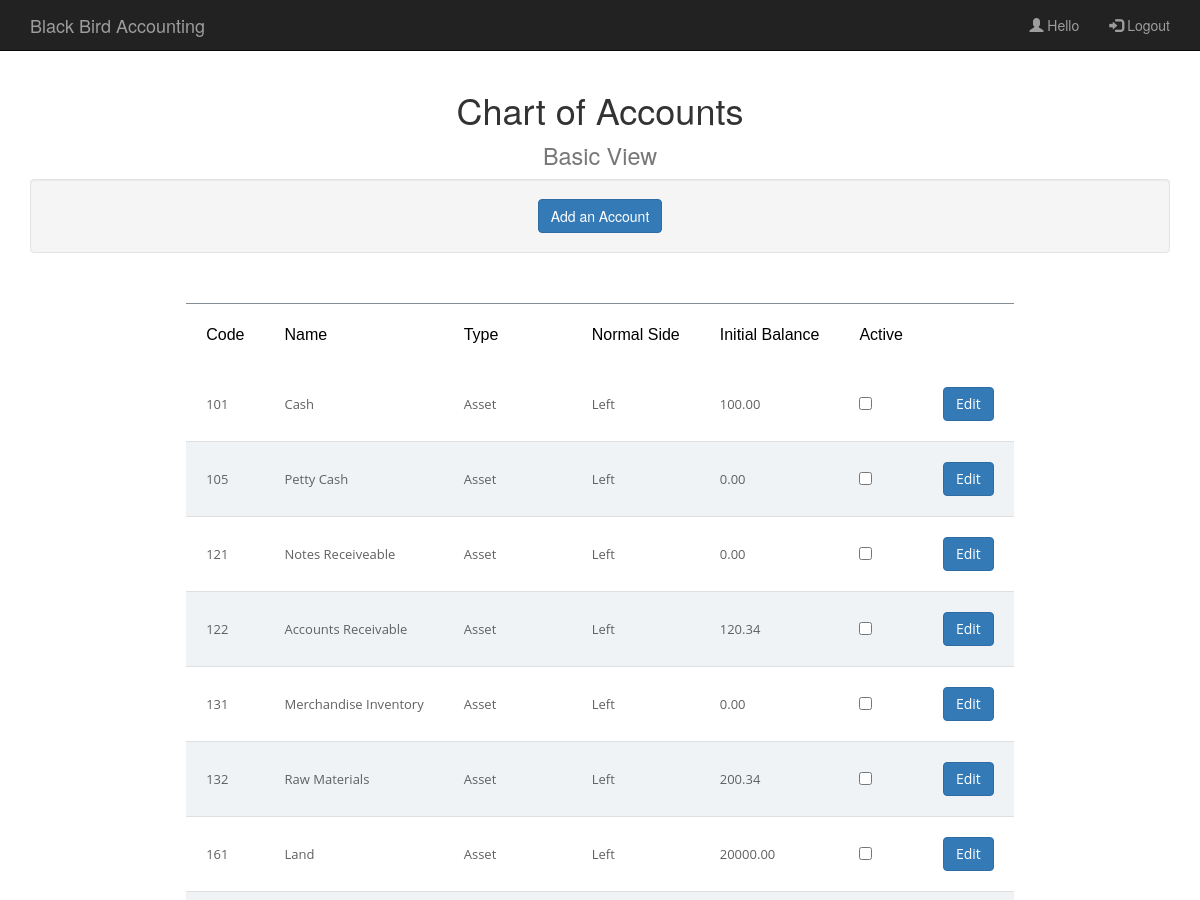
The page /ChartOfAccountsBasicPage.php (upper part) on the database as committed earlier.
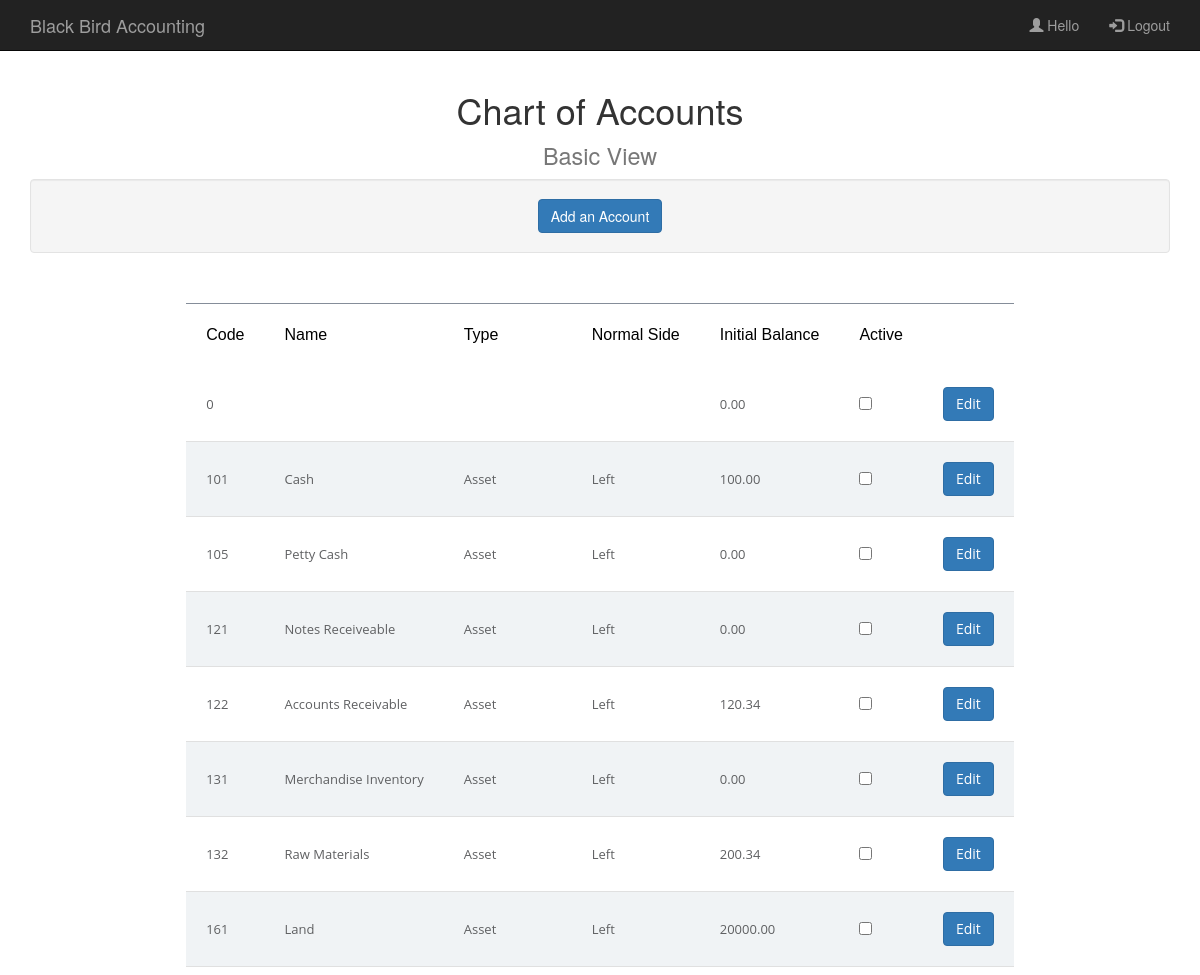
The same page on the database as committed later.
### tables this page shows
CREATE TABLE `chart_of_accounts` (
  `Account Code` int(11) NOT NULL,
  `Account Name` varchar(200) NOT NULL,
  `Account Type` varchar(30) NOT NULL,
  `Normal Side` varchar(5) NOT NULL,
  `Initial Balance` decimal(10,2) NOT NULL,
  `Order` int(11) NOT NULL,
  `Comment` text NOT NULL,
  `Added By` varchar(50) NOT NULL,
  `Added On` timestamp NOT NULL DEFAULT CURRENT_TIMESTAMP ON UPDATE CURRENT_TIMESTAMP,
  `Active` int(11) NOT NULL,
  `Group` varchar(30) NOT NULL
);

### php/ChartofAccountsfunc.php (the view, shortened to what this page needs)
<?php
function loadBasicCOA(){
	$servername = "localhost";
	$username = "root";
	$password = "";
	$con = mysqli_connect($servername,$username,$password);
	mysqli_select_db($con,"application_domain");
	$sql = "SELECT * FROM chart_of_accounts";
	$myData = mysqli_query($con,$sql);
	while($record = mysqli_fetch_array($myData)){
    	echo "<tr>";
    	echo "<td class=\"text-left\">" . $record['Account Code'] . "</td>";
    	echo "<td class=\"text-left\">" . $record['Account Name'] . "</td>";
    	echo "<td class=\"text-left\">" . $record['Account Type'] . "</td>";
    	echo "<td class=\"text-left\">" . $record['Normal Side'] . "</td>";
    	echo "<td class=\"text-left\">" . $record['Initial Balance'] . "</td>";
    	echo "<td class=\"text-left\">";
    	if ($record['Active'] == 0){
            echo "<input type=\"checkbox\" name=\"checkboxActiveList[]\" value=\"" . $record['Account Name'] . "\"/>";
        }
    	else{
            echo "<input type=\"checkbox\" name=\"checkboxActiveList[]\" value=\"" . $record['Account Name'] . "\" checked=\"checked\"/>";
        }
    	echo "</td>";
        echo "<td><button type=\"button\" name=\"activateSaveModal\" class=\"btn btn-primary\" data-toggle=\"modal\" data-target=\"#editModal" . $record['Account Code'] . "\" data-whatever=\"@getbootstrap\">Edit</button></td>" .
             "<div class=\"modal fade\" id=\"editModal" . $record['Account Code'] . "\" tabindex=\"-1\" role=\"dialog\" aria-labelledby=\"editModalLabel\" aria-hidden=\"true\">" .
                 "<div class=\"modal-dialog\" role=\"document\">" .
                     "<div class=\"modal-content\">" .
                         "<div class=\"modal-header\">" .
                             "<h3 class=\"modal-title\" id=\"editModalLabel\">Edit an Account</h3>" .
                             "<button type=\"button\" class=\"close\" data-dismiss=\"modal\" aria-label=\"Close\">" .
                                 "<span aria-hidden=\"true\">&times;</span>" .
                             "</button>" .
                         "</div>" .
                         "<div class=\"modal-body\">" .
                             "<form name=\"editAccountModalForm\" action=\"php/ChartofAccountsfunc.php\" method=\"POST\" class=\"navbar-center\">" .
                                 "<div class = \"form-group\">" .
                                     "<label>Account Name</label>" .
                                     "</br>" .
                                     "<label>" . $record['Account Name'] . "</label>" .
                                     "<input type=\"hidden\" name=\"AccountCode\" value=\"" . $record['Account Code'] . "\"/>" .
                                     "<input type=\"hidden\" name=\"AccountName\" value=\"" . $record['Account Name'] . "\"/>" .
                                 "</div>" .
                                 "<div class = \"form-group\">" .
                                     "<label>Account Order</label>" .
                                     "</br>" .
                                     "<input id='orderInput' name='orderInput' type='number' value='" . $record['Order'] . "'/>" .
                                 "</div>" .
                                 "<div class = \"form-group\">" .
                                     "<label>Is the acccount active?</label></br>";
                                echo "</div>" .
                                 "<div class = \"form-group\">" .
                                     "<label>Account Group</label> </br>" .
                                     "<input id='groupText' name='GroupText' type='text' value='" . $record['Group'] . "'/>" .
                                 "</div>" .
                                 "<div class = \"form-group\">" .
                                     "<label>Account Comments</label></br>" .
                                     "<textarea id='commentText' name='CommentText' type='text'>" . $record['Comment'] . "</textarea>" .
                                 "</div>" .
                                 "</br>" .
                                 "<input type=\"submit\" value=\"Save\" class=\"btn btn-primary\" id=\"updateAccountInfo\" name=\"updateAccountInfo\">" .
                             "</form>" .
                         "</div>" .
                         "<div class=\"modal-footer\">" .
                         "</div>" .
                     "</div>" .
                 "</div>" .
             "</div>";
    	echo "</tr>";
	}
}
?>

Rows that differ between the two databases and show on the page:
added chart_of_accounts: Account Code "0", Initial Balance "0.00"
